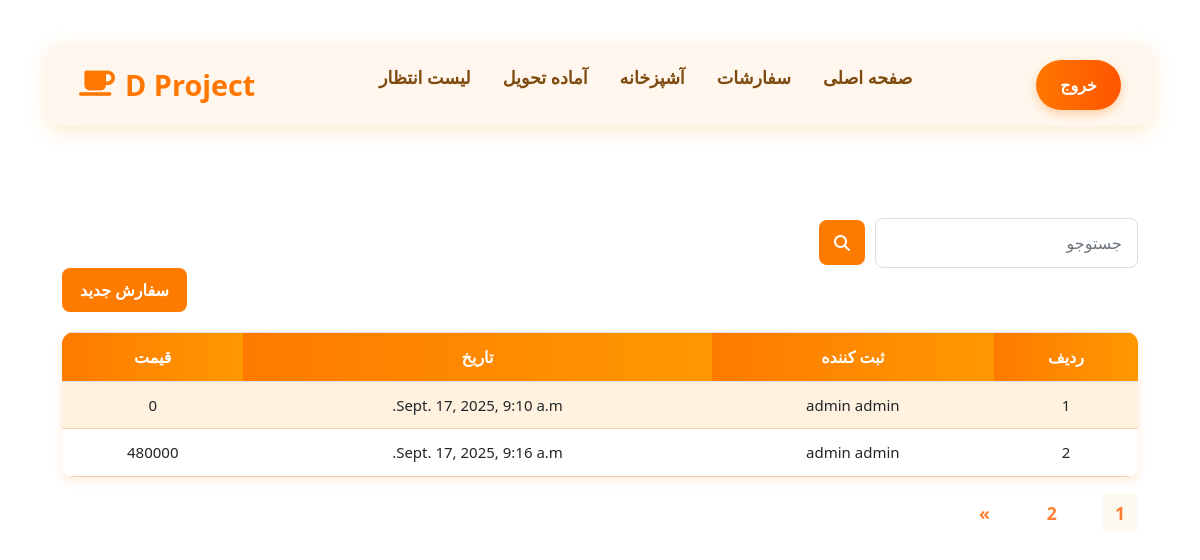
The page /orders/list/ (signed in) on the database its author committed.
### orders/models.py (models this page shows, shortened)
class Order(models.Model):
    ORDER_STATUS = (
        ('ثبت شده' , 'ثبت شده'),
        ('در حال تهیه', 'در حال تهیه'),
        ('تهیه شده', 'تهیه شده'),
        ('تحویل داده شد', 'تحویل داده شد'),
    )
    user = models.ForeignKey(User, on_delete=models.CASCADE)
    name = models.CharField(max_length=100)
    phone_number = models.CharField(max_length=20)
    table = models.PositiveIntegerField()
    status = models.CharField(choices=ORDER_STATUS, max_length=20 , default=ORDER_STATUS[0][0])
    created_at = models.DateTimeField(auto_now_add=True)
    @property
    def total_price(self):
        return sum(item.count * item.menu.price for item in self.order_items.all())

class OrderItem(models.Model):
    order = models.ForeignKey(Order, on_delete=models.CASCADE, related_name='order_items')
    menu = models.ForeignKey(Menu, on_delete=models.CASCADE)
    count = models.PositiveIntegerField()

### accounts/models.py (models this page shows, shortened)
class User(AbstractBaseUser):
    first_name = models.CharField(max_length=50)
    last_name = models.CharField(max_length=50)
    position = models.CharField(max_length=50)
    email = models.EmailField()
    phone_number = models.CharField(max_length=11, unique=True)
    is_active = models.BooleanField(default=True)
    is_admin = models.BooleanField(default=False)
    created_at = models.DateTimeField(auto_now_add=True)
    updated_at = models.DateTimeField(auto_now=True)
    USERNAME_FIELD = 'phone_number'
    REQUIRED_FIELDS = ['first_name', 'last_name', 'email']
    objects = UserManager()

### main/models.py (models this page shows, shortened)
class Menu(models.Model):
    name = models.CharField(max_length=100)
    category = models.ForeignKey('Category', on_delete=models.CASCADE)
    price = models.PositiveIntegerField()
    image = models.ImageField(upload_to='menu/images/')

### orders/views.py (the view)
# urls.py: path('list/' , views.list_orders , name='list_orders'),
@login_required(login_url='accounts:login')
def list_orders(request):
    orders = Order.objects.filter(user=request.user)
    search_form = SearchForm()
    search = request.GET.get('search')
    if search:
        orders = orders.filter(Q(user__order__name__icontains=search))
    paginator = Paginator(orders, 2)
    page_num = request.GET.get('page')
    page_obj = paginator.get_page(page_num)
    return render(request, 'orders/list.html',
                  {'orders': orders, 'search_form': search_form,
                   'page_obj': page_obj, 'page_num': page_num})

### orders/forms.py
class SearchForm(forms.Form):
    search = forms.CharField(required=False  ,widget=forms.TextInput(attrs={'class': 'form-control', 'placeholder': 'جستوجو'}))

### orders/templates/orders/list.html (shortened to what this page needs)
{% extends 'base.html' %}
{% load static %}
{% load jalali_tags %}
{% block css %}
    <link rel="stylesheet" href="{% static 'orders/list.css' %}">
{% endblock %}
{% block body %}
    <div class="container pt-5" dir="rtl">
        {% include 'messages.html' %}
        <form class="search_form">
            {{ search_form }}
            <button type="submit"><i class="fa fa-search"></i></button>
        </form>
        <a href="{% url 'orders:add_order' %}" class="new_order">سفارش جدید</a>
        <table class="table" dir="rtl">
            <tr>
                <th>ردیف</th>
                <th>ثبت کننده</th>
                <th>تاریخ</th>
                <th>قیمت</th>
            </tr>
            {% for order in page_obj %}
                <tr>
                    <td>{{ forloop.counter }}</td>
                    <td>{{ order.user.first_name }} {{ order.user.last_name }}</td>
                    <td>{{ order.created_at|to_jalali:'%Y/%m/%d' }}</td>
                    <td>{{ order.total_price }}</td>
                </tr>
            {% endfor %}
        </table>
<nav aria-label="Page navigation example">
    <ul class="pagination">
        {% for num in page_obj.paginator.page_range %}
            <li class="page-item {% if page_obj.number == num %}active{% endif %}">
                <a class="page-link"
                   href="?page={{ num }}&search={{ request.GET.search }}"
                   style="color: #ff7f32; border-color: white;
                          {% if page_obj.number == num %} background-color: floralwhite; color: #ff7f32; {% endif %}">
                    {{ num }}
                </a>
            </li>
        {% endfor %}
        {% if page_obj.has_next %}
            <li class="page-item">
                <a class="page-link"
                   href="?page={{ page_obj.next_page_number }}&search={{ request.GET.search }}"
                   aria-label="Next"
                   style="color: #ff7f32; border-color: white;">
                    <span aria-hidden="true">&raquo;</span>
                </a>
            </li>
        {% endif %}
    </ul>
</nav>
    </div>
{% endblock %}

### static/base.css (style rules this page uses)
* { margin: 0; padding: 0; box-sizing: border-box; font-family: 'Segoe UI', Tahoma, Geneva, Verdana, sans-serif; }
body { min-height: 100vh; display: flex; flex-direction: column; align-items: center; padding: 2rem; }
.container { width: 100%; max-width: 1200px; }
nav ul { display: flex; list-style: none; gap: 2rem; }
nav ul li a { text-decoration: none; color: #7e4a0e; font-weight: 600; font-size: 1.1rem; padding: 0.5rem 0; position: relative; transition: color 0.3s; }
nav ul li a::after { content: ''; position: absolute; width: 0; height: 3px; bottom: 0; left: 0; background-color: #ff7700; transition: width 0.3s; }
a { text-decoration: none; }

### orders/static/orders/list.css (style rules this page uses)
.new_order { display: inline-block; background-color: #ff7b00; color: white; text-decoration: none; padding: 10px 18px; border-radius: 8px; font-weight: bold; transition: background-color 0.3s ease, transform 0.2s ease; }
.table { width: 100%; border-collapse: collapse; margin-top: 20px; background: white; border-radius: 12px; overflow: hidden; box-shadow: 0 4px 10px rgba(255, 123, 0, 0.15); }
.table th { background: linear-gradient(90deg, #ff7a00, #ff9800); color: white; text-align: center; padding: 12px; font-size: 16px; }
.table td { padding: 12px; text-align: center; border-bottom: 1px solid #f3d1b0; font-size: 15px; }
.table tr:nth-child(even) { background-color: #fff3e0; }
.search_form { display: flex; align-items: center; gap: 10px; width: 100%; }
.search_form input { flex: 1; height: 50px; padding: 0 15px; border: 1px solid #ddd; border-radius: 8px; font-size: 16px; box-sizing: border-box; }
.search_form button { height: 45px; padding: 0 15px; background: #ff7b00; color: white; border: none; border-radius: 8px; font-size: 16px; font-weight: 600; cursor: pointer; box-sizing: border-box; transition: all 0.3s ease; white-space: nowrap; }

### static/messages.css (style rules this page uses)
.container { margin-top: 12px; }

### rows shown on the page
Order: user.first_name "admin", user.last_name "admin", created_at|to_jalali "Sept. 17, 2025, 9:10 a.m.", total_price "0"
Order: user.first_name "admin", user.last_name "admin", created_at|to_jalali "Sept. 17, 2025, 9:16 a.m.", total_price "480000"

### other values the page prints
{{ num }} "1" "2"
